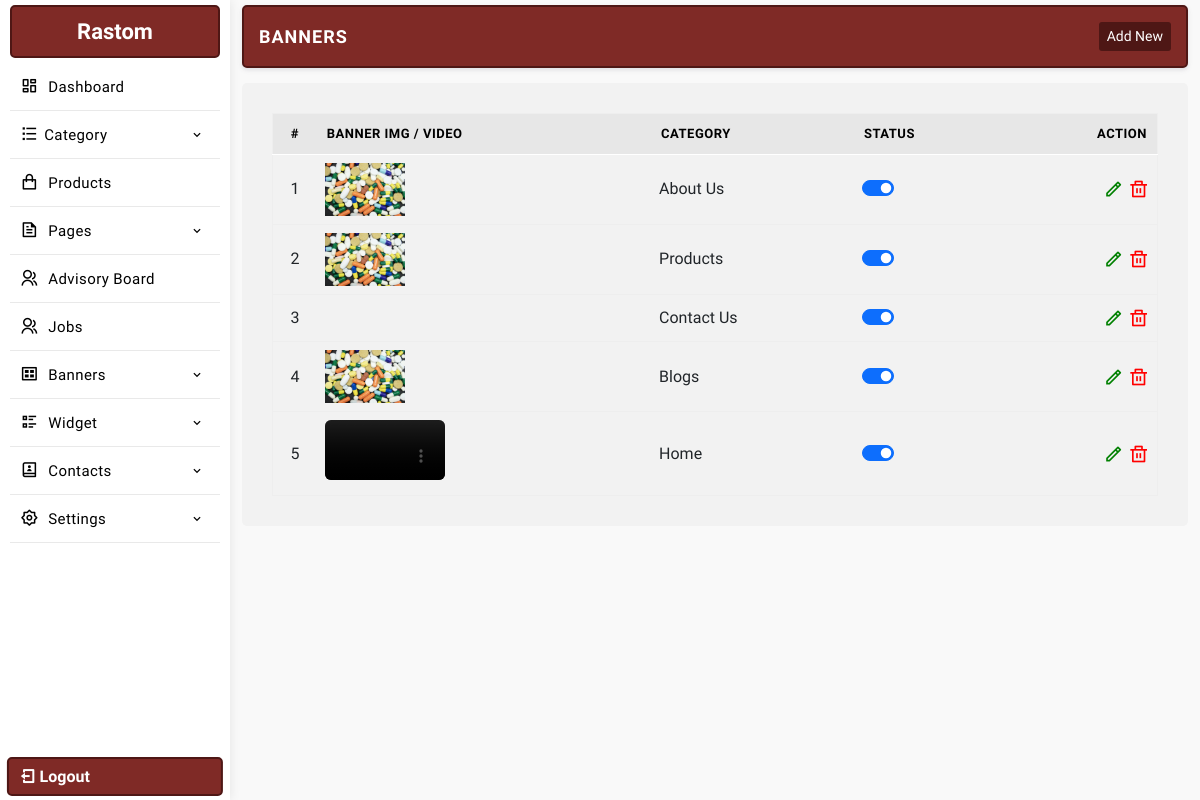
The app's page /manager/banner.php (signed in), older data.
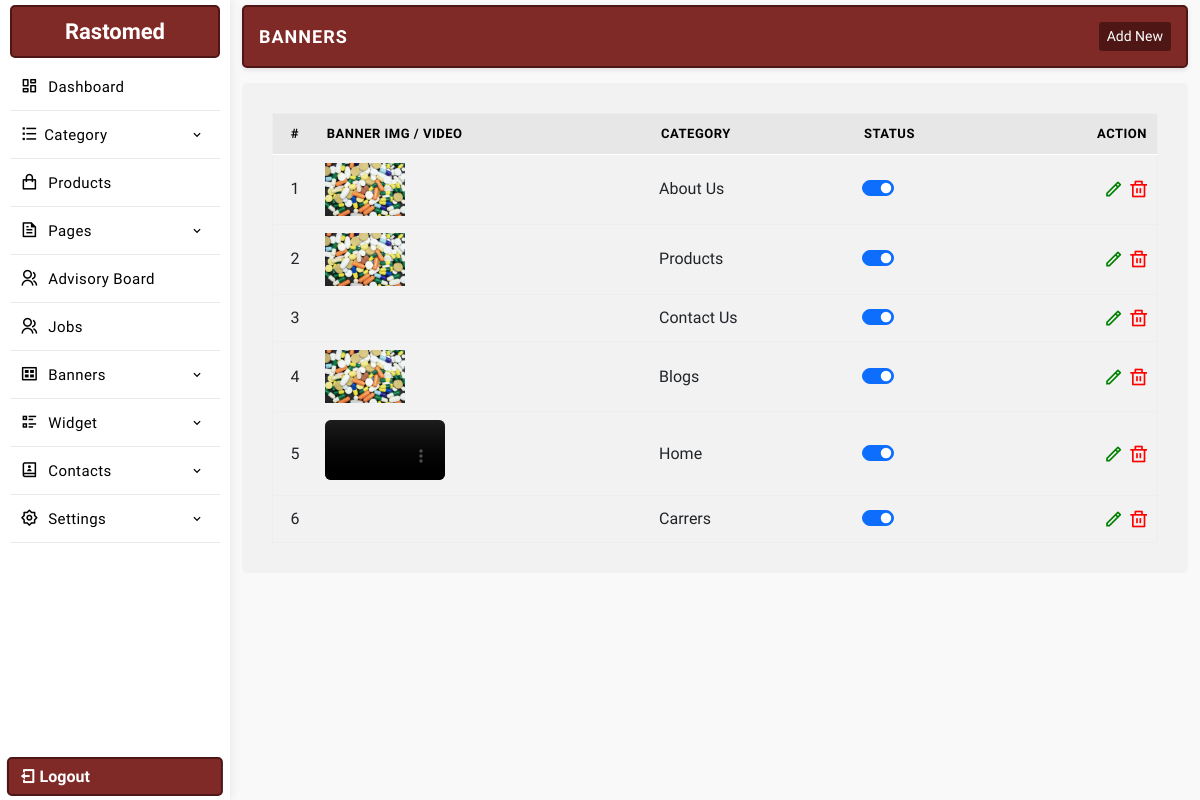
The same page, newer data.
### tables this page shows
CREATE TABLE `settings` (
  `id` int(11) NOT NULL,
  `web_name` varchar(255) NOT NULL,
  `email_id` varchar(255) NOT NULL,
  `alternate_email_id` varchar(255) NOT NULL,
  `contact_no` varchar(255) NOT NULL,
  `alternate_no` varchar(255) NOT NULL,
  `whatsapp_no` varchar(255) NOT NULL,
  `address` text NOT NULL,
  `youtubelink` varchar(255) NOT NULL,
  `map_iframe` longtext NOT NULL,
  `facebook` varchar(255) NOT NULL,
  `youtube` varchar(255) NOT NULL,
  `instagram` varchar(255) NOT NULL,
  `twitter` varchar(255) NOT NULL,
  `linkedin` varchar(255) NOT NULL,
  `logo` varchar(255) NOT NULL,
  `meta_title` varchar(255) NOT NULL,
  `meta_keywords` varchar(255) NOT NULL,
  `meta_desc` text NOT NULL,
  `smart_classroom_desc` text DEFAULT NULL,
  `smart_classroom_text` varchar(255) DEFAULT '1st Smart Classroom',
  `brochure_file` varchar(500) DEFAULT '',
  `footerdesc` text NOT NULL,
  `googletag` text NOT NULL,
  `headercenterline` varchar(255) NOT NULL,
  `opening_hour` varchar(255) NOT NULL DEFAULT ''
);

CREATE TABLE `web_banner` (
  `id` int(11) NOT NULL,
  `wb_img` varchar(255) NOT NULL,
  `wb_video` varchar(255) NOT NULL DEFAULT '',
  `wb_heading` varchar(255) NOT NULL,
  `wb_subheading` text NOT NULL,
  `featuredimg` varchar(255) NOT NULL,
  `wb_order` int(11) NOT NULL,
  `category_id` int(11) DEFAULT 0,
  `status` int(11) NOT NULL
);

CREATE TABLE `category` (
  `id` int(11) NOT NULL,
  `c_name` varchar(255) NOT NULL,
  `c_type` varchar(255) NOT NULL,
  `c_url` varchar(255) NOT NULL,
  `c_page` varchar(255) NOT NULL DEFAULT '',
  `c_desc` text NOT NULL,
  `sdesc` text NOT NULL,
  `featured_img` varchar(255) NOT NULL,
  `meta_title` varchar(255) NOT NULL,
  `meta_keywords` varchar(255) NOT NULL,
  `meta_desc` text NOT NULL,
  `card_heading` text DEFAULT NULL,
  `card_data` longtext DEFAULT NULL,
  `section_heading` text DEFAULT NULL,
  `status` int(11) NOT NULL DEFAULT 1,
  `order` int(11) NOT NULL
);

### manager/database/db.php (called while the page is built, shortened)
<?php session_start();
$con = mysqli_connect( DB_HOST, DB_USER, DB_PASSWORD, DB_NAME);
$sqlsetting = mysqli_query($con,"SELECT * FROM `settings`");
$rwlinks = mysqli_fetch_array($sqlsetting);
$websitename = $rwlinks['web_name'];
?>

### manager/config.php (called while the page is built)
<?php include 'database/db.php'; ?>

### manager/banner.php (the view, shortened to what this page needs)
<?php include 'config.php';
	include 'include/header.php';
	include 'include/sidebar.php';
 ?>
<section class="main-dashboard">
<div class="container-fluid">
<div class="row">
<div class="col-md-12">
	<div class="page-title">
		<div class="title">
			<h3>Banners</h3>
		</div>
		<div class="createbtn">
			<a href="createbanner.php"> Add New</a>
		</div>
	</div>
</div>
<div class="col-md-12">
<div class="page-content">
	<table class="table table-hover" id="myTable">
			<thead>
				<tr>
					<th width="5%" class="text-center">#</th>
					<th>Banner Img / Video</th>
					<th>Category</th>
					<th>Status</th>
					<th class="text-end">Action</th>
				</tr>
			</thead>
		<tbody>
			<?php $sqlbanner = mysqli_query($con, "SELECT * FROM web_banner");
				if(mysqli_num_rows($sqlbanner)){
					$serial = 1;
					while($rwbanner = mysqli_fetch_assoc($sqlbanner)){
						$rwc = mysqli_fetch_array(mysqli_query($con, "SELECT c_name FROM category WHERE id = '{$rwbanner['category_id']}'"));
			 ?>
			<tr id="remove<?php echo $rwbanner['id']; ?>">
				<td style="vertical-align: middle;" class="text-center"><?php echo $serial; ?></td>
				<td>
					<?php if(!empty($rwbanner['wb_video'])){ ?>
					<video src="../<?php echo $rwbanner['wb_video']; ?>" width="120" controls style="border-radius:6px;"></video>
					<?php } else if(!empty($rwbanner['wb_img'])){ ?>
					<img src="../<?php echo $rwbanner['wb_img']; ?>" alt="" width="80px;">
					<?php } else { echo '-'; } ?>
				</td>
				<td style="vertical-align: middle;"><?= $rwc['c_name'] ?? '-'; ?></td>
				<td>
					<div class="form-check form-switch">
						<?php $checked = $rwbanner['status']==1 ? "checked" : ""; ?>
					  <input class="form-check-input" type="checkbox" data-table="web_banner" ide="<?=$rwbanner['id'];?>" <?=$checked;?>>
					</div>
				</td>
				<td style="vertical-align:middle;" class="text-end">
					<a href="updatebanner.php?id=<?=$rwbanner['id']; ?>" class="editbtn ri-pencil-line" ></a>
					<a href="javascript:"  ide="<?=$rwbanner['id']; ?>" class='delbtn ri-delete-bin-line' ></a>
				</td>
			</tr>
			<?php $serial++; }} ?>
		</tbody>
	</table>
</div>
</div>
</div>
</div>
</section>
<?php include 'include/footer.php'; ?>

### manager/include/sidebar.php (shortened to what this page needs)
<aside class="sidebar-menu-dashboard">
<div class="logo-n-toggle">
	<a href="dashboard.php"><?=$websitename;?></a>
</div>
<nav class="menu">
<ul class="aside-menu">
<li class="menu-item ">
	<a href="dashboard.php" class="menu-link">
	<span class="link-text"><i class="ri-dashboard-line"></i> Dashboard</span>
	</a>
</li>
<li class="menu-item has-submenu">
	<a href="javascript:" class="menu-link" id="parent-menu">
	<span class="link-text"><i class="ri-list-check"></i>Category</span>
	<i class='bx bx-chevron-down'></i>
	</a>
</li>
<li class="menu-item ">
	<a href="products.php" class="menu-link">
	<span class="link-text"><i class="ri-shopping-bag-line"></i> Products</span>
	</a>
</li>
<li class="menu-item has-submenu">
	<a href="javascript:" class="menu-link" id="parent-menu">
	<span class="link-text"><i class="ri-file-text-line"></i> Pages</span>
	<i class='bx bx-chevron-down'></i>
	</a>
</li>
<li class="menu-item ">
	<a href="advisoryboard.php" class="menu-link">
	<span class="link-text"><i class="ri-group-line"></i> Advisory Board</span>
	</a>
</li>
<li class="menu-item ">
	<a href="jobs.php" class="menu-link">
	<span class="link-text"><i class="ri-group-line"></i> Jobs</span>
	</a>
</li>
<li class="menu-item has-submenu">
<a href="javascript:" class="menu-link orders" id="parent-menu">
<span class="link-text"><i class="ri-gallery-view"></i> Banners</span>
<i class='bx bx-chevron-down'></i>
</a>
</li>
<li class="menu-item has-submenu">
<a href="javascript:" class="menu-link" id="parent-menu">
<div>
<span class="link-text"><i class="ri-list-check-2"></i> Widget</span>
</div>
<i class='bx bx-chevron-down'></i>
</a>
</li>
<li class="menu-item has-submenu">
<a href="javascript:" class="menu-link orders" id="parent-menu">
<div>
<span class="link-text"><i class="ri-contacts-book-2-line"></i> Contacts</span>
</div>
<i class='bx bx-chevron-down'></i>
</a>
</li>
<li class="menu-item has-submenu">
<a href="javascript:" class="menu-link orders" id="parent-menu">
<div>
<span class="link-text"><i class="ri-settings-2-line"></i> Settings</span>
</div>
<i class='bx bx-chevron-down'></i>
</a>
</li>
</ul>
</nav>
<a href="logout.php" class="logout-fixed"><i class="ri-logout-box-line"></i> Logout</a>
</aside>

Row changes from the older to the newer data that the page shows:
changed settings: web_name "Rastom" → "Rastomed"
added web_banner: category.c_name "Carrers"
